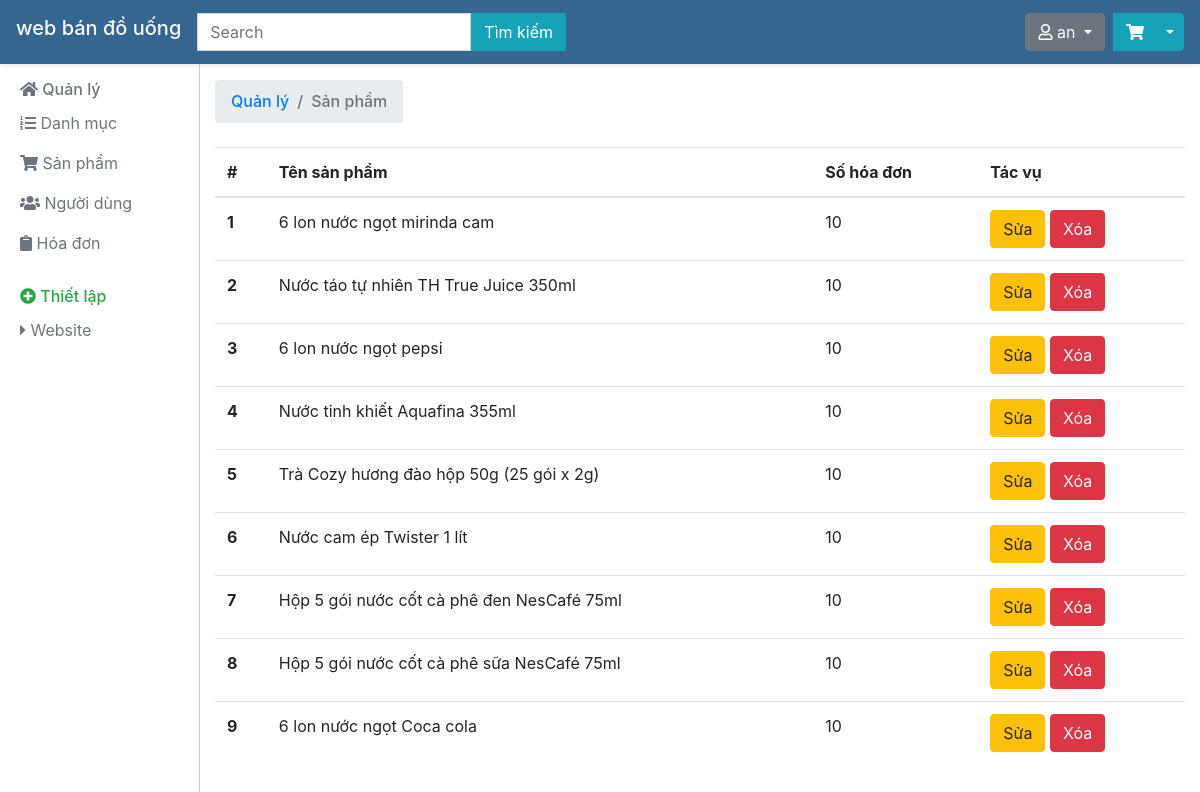
The app's page /quanly.php?task=qlsp (signed in) with its own data.
### tables this page shows
CREATE TABLE `sanpham` (
  `id_sanpham` int(10) NOT NULL,
  `ten` varchar(255) NOT NULL,
  `gia` varchar(255) NOT NULL,
  `mota` text NOT NULL,
  `anhdaidien` varchar(255) NOT NULL,
  `soluong` varchar(255) NOT NULL,
  `iddanhmuc` int(10) NOT NULL
);

### controller/quanly.php (called while the page is built, shortened)
<?php
class Controller
{
	protected $model;
	public function __construct(){
		require_once('./model/model.php');
		$this->model = new Model();
	}
	public function quanlysanpham(){
		$listsanpham = $this->model->getsSanPham(50);
		require_once('./view/quanlysanpham.php');
	}
}
 ?>

### model/model.php (called while the page is built, shortened)
<?php
class Model
{
	protected $host,$db,$user,$pass,$conn;
	public function __construct(){
		$this->host = 'localhost';
		$this->db = 'webdouong';
		$this->user = 'root';
		$this->pass = '';
		$this->conn = new mysqli($this->host,$this->user,$this->pass,$this->db);
		$this->conn->set_charset("utf8");
	}
	public function getsSanPham($limit=4){
		$sql = "SELECT * FROM sanpham ORDER BY RAND() LIMIT $limit";
		$result = $this->conn->query($sql);
		if($result->num_rows > 0){
			return $result;
		} else {
			return null;
		}
	}
}
 ?>

### view/quanlysanpham.php (the view)
<?php require_once('./view/header_quanly.php') ?>
<h6 class="sidebar-heading d-flex justify-content-between align-items-center mt-4 mb-2 text-success">
  <nav aria-label="breadcrumb">
      <ol class="breadcrumb">
        <li class="breadcrumb-item"><a href="quanly.php">Quản lý</a></li>
        <li class="breadcrumb-item active" aria-current="page">Sản phẩm</li>
      </ol>
    </nav>
</h6>
<div class="row">
    <div class="col-12">
        <table class="table table-hover">
            <thead>
                <tr>
                    <th scope="col">#</th>
                    <th scope="col">Tên sản phẩm</th>
                    <th scope="col">Số hóa đơn</th>
                    <th scope="col">Tác vụ</th>
                </tr>
            </thead>
            <tbody>
            	<?php $i=1;while($sanpham = $listsanpham->fetch_assoc()){ ?>
                <tr>
                    <th scope="row"><?php echo $i;$i++ ?></th>
                    <td><?php echo $sanpham['ten'] ?></td>
                    <td>10</td>
                    <td>
                        <a href="quanly.php?task=ssp&id=<?php echo $sanpham['id_sanpham'] ?>" class="btn btn-warning">Sửa</a>
                        <a href="quanly.php?task=xsp&id=<?php echo $sanpham['id_sanpham'] ?>" class="btn btn-danger">Xóa</a>
                    </td>
                </tr>
            	<?php } ?>
            </tbody>
        </table>
    </div>
</div>
<?php require_once('./view/footer_quanly.php') ?>

### view/header_quanly.php (style rules this page uses)
body { margin-top: 56px; }

### records on screen
sanpham: ten "6 lon nước ngọt mirinda cam"
sanpham: ten "Nước táo tự nhiên TH True Juice 350ml"
sanpham: ten "6 lon nước ngọt pepsi"
sanpham: ten "Nước tinh khiết Aquafina 355ml"
sanpham: ten "Trà Cozy hương đào hộp 50g (25 gói x 2g)"
sanpham: ten "Nước cam ép Twister 1 lít"
sanpham: ten "Hộp 5 gói nước cốt cà phê đen NesCafé 75ml"
sanpham: ten "Hộp 5 gói nước cốt cà phê sữa NesCafé 75ml"
sanpham: ten "6 lon nước ngọt Coca cola"

### other values on screen
$_SESSION['user_data']['tendangnhap'] "an"
